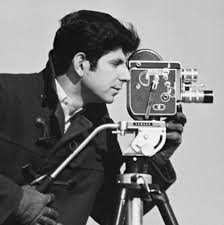
#> input picture 007 - Canny Edge Detector/images/cm.jpg, 224 x 225 px, found by its file name
$ jupyter execute derivative-of-gaussian-implementation.ipynb   (shell and % lines are left out)
#> lines starting #> are read from the running program, lines starting #| are printed output that depends on the picture
[cell 1]
import cv2
import numpy as np
import matplotlib.pyplot as plt

[cell 2]
imgPath = '/home/thura/Desktop/computer-vision-and-DL/CV-course1/7 - Canny Edge Detector/images/cm.jpg'
img = plt.imread(imgPath)
#> img is the input picture: shape (225, 224, 3); min 0, max 255, mean 122.7

[cell 3]
def Gx(s, sigma):
#> called with s = 3, sigma = 0.5
    maxX = s//2
    minX = -maxX
    minY = minX
    maxY = maxX

    Gx = np.zeros((s, s))  # gaussina matrix

    for x in range(minX, maxX+1):
        for y in range(minY, maxY+1):
            v = (-x/(2*np.pi*(sigma**4)))*np.exp(-(x**2 + y**2)/(2*(sigma**2)))
            Gx[x-minX, y-minY] = v  # G[0, 0] = v
    return Gx

[cell 4]
def Gy(s, sigma):
#> called with s = 3, sigma = 0.5
    maxX = s//2
    minX = -maxX
    minY = minX
    maxY = maxX

    Gy = np.zeros((s, s))  # gaussina matrix

    for x in range(minX, maxX+1):
        for y in range(minY, maxY+1):
            v = (-y/(2*np.pi*(sigma**4)))*np.exp(-(x**2 + y**2)/(2*(sigma**2)))
            Gy[x-minX, y-minY] = v  # G[0, 0] = v
    return Gy

[cell 5]
gx = Gx(3, 0.5)
gy = Gy(3, 0.5)

[cell 6]
gx

[cell 7]
gy

[cell 8]
img.shape
#> Out = (225, 224, 3)

[cell 9]
img = np.float64(img[:, :, 0])
#> img: shape (225, 224) float64

[cell 10]
Ix = cv2.filter2D(img, -1, gx)
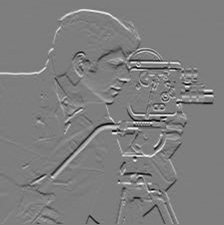
#> Ix: shape (225, 224) float64; min -105.3, max 107.4, mean 0.3; drawn with min black and max white
Iy = cv2.filter2D(img, -1, gy)
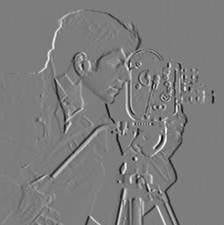
#> Iy: shape (225, 224) float64; min -105, max 108.4, mean -0.4; drawn with min black and max white

[cell 11]
plt.subplot(131)
plt.imshow(img, cmap='gray')
plt.axis('off')
plt.title('Original')
plt.subplot(132)
plt.imshow(Ix, cmap='gray')
plt.axis('off')
plt.title('X-derivative')
plt.subplot(133)
plt.imshow(Iy, cmap='gray')
plt.axis('off')
plt.title('Y-derivative')
plt.show()
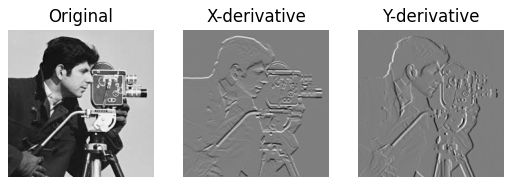
#> figure drawn by matplotlib, 3 panels
